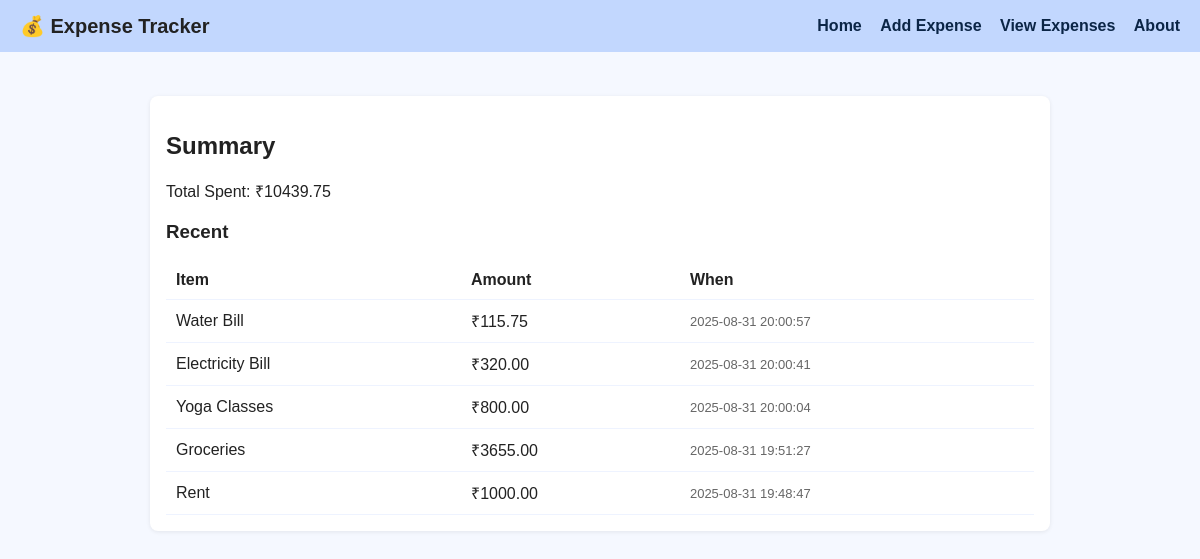
The page / on the database its author committed.
### tables this page shows
CREATE TABLE expenses (
                    id INTEGER PRIMARY KEY AUTOINCREMENT,
                    item TEXT NOT NULL,
                    amount REAL NOT NULL,
                    created_at TEXT NOT NULL
                );

### app.py (the view)
@app.route('/')
def index():
    conn = get_db_connection()
    cur = conn.cursor()
    cur.execute("SELECT id, item, amount, created_at FROM expenses ORDER BY created_at DESC LIMIT 5")
    recent = cur.fetchall()
    cur.execute("SELECT SUM(amount) FROM expenses")
    total = cur.fetchone()[0] or 0.0
    conn.close()
    return render_template('index.html', recent=recent, total=total)

### app.py (called while the page is built)
def get_db_connection():
    conn = sqlite3.connect(APP_DB)
    return conn

### templates/index.html (shortened to what this page needs)
<!doctype html>
<html>
<head>
  <link rel="stylesheet" href="{{ url_for('static', filename='style.css') }}">
</head>
<body>
<header>
  <div class="brand">💰 Expense Tracker</div>
  <nav>
    <a href="{{ url_for('index') }}">Home</a>
    <a href="{{ url_for('add_expense') }}">Add Expense</a>
    <a href="{{ url_for('view_expenses') }}">View Expenses</a>
    <a href="{{ url_for('about') }}">About</a>
  </nav>
</header>
<div class="container">
  <div class="card">
    <h2>Summary</h2>
    <p>Total Spent: ₹{{ "%.2f"|format(total) }}</p>
    <h3>Recent</h3>
    {% if recent %}
    <table class="table">
      <thead><tr><th>Item</th><th>Amount</th><th>When</th></tr></thead>
      <tbody>
      {% for r in recent %}
        <tr><td>{{ r[1] }}</td><td>₹{{ "%.2f"|format(r[2]) }}</td><td class="small">{{ r[3] }}</td></tr>
      {% endfor %}
      </tbody>
    </table>
    {% else %}
      <p class="small">No expenses yet.</p>
    {% endif %}
  </div>
</div>
</body>
</html>

### static/style.css (style rules this page uses)
body { font-family: Arial, sans-serif; background: #f5f8ff; margin: 0; padding: 0; color: #222; }
header { background: #c2d7fe; padding: 14px 20px; display: flex; align-items: center; justify-content: space-between; }
header .brand { font-weight: 700; font-size: 20px; }
nav a { margin-left: 14px; text-decoration: none; color: #0b2546; font-weight: 600; }
.container { max-width: 900px; margin: 26px auto; padding: 18px; }
.card { background: white; padding: 16px; border-radius: 8px; box-shadow: 0 1px 4px rgba(0,0,0,0.08); }
.table { width: 100%; border-collapse: collapse; margin-top: 12px; }
.table th, .table td { padding: 10px; border-bottom: 1px solid #eef3ff; text-align: left; }
.small { font-size: 13px; color: #666; }

### rows shown on the page
expenses: item "Water Bill", amount "115.75", created_at "2025-08-31 20:00:57"
expenses: item "Electricity Bill", amount "320.00", created_at "2025-08-31 20:00:41"
expenses: item "Yoga Classes", amount "800.00", created_at "2025-08-31 20:00:04"
expenses: item "Groceries", amount "3655.00", created_at "2025-08-31 19:51:27"
expenses: item "Rent", amount "1000.00", created_at "2025-08-31 19:48:47"

### other values the page prints
{{ "%.2f"|format(total) }} "10439.75"
